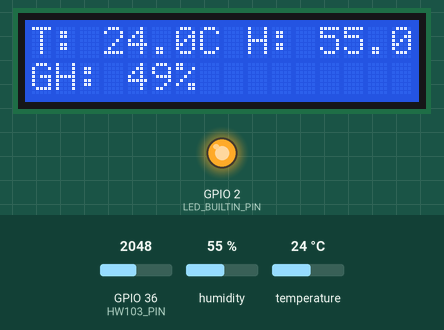
Simulated run of this program. Board: ESP32. On the bench: 16×2 character LCD, output pins drawn as LEDs (lit = HIGH). The inputs (shaded band) are chosen by the test bench; at power-on: humidity 55 %, GPIO 36 (HW103_PIN) = 2048, temperature 24 °C. WiFi joins after 1.5 s; servers stay silent unless stated; what the program prints to the serial monitor is not drawn.

Above: at 5.7 s.
5.8 s: humidity set to 22 %
At 10.3 s:
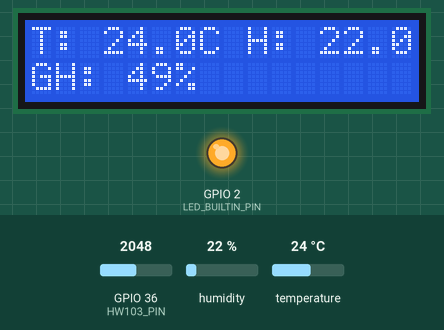
11.4 s: GPIO 36 (HW103_PIN) set to 2866
At 15.2 s:
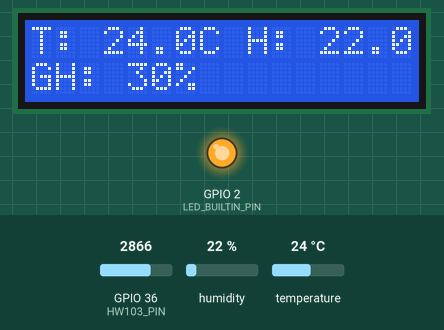
17.0 s: temperature set to 12 °C
At 20.0 s:
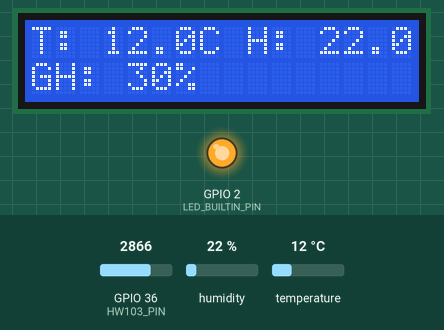
22.6 s: GPIO 36 (HW103_PIN) set to 3603
At 26.1 s:
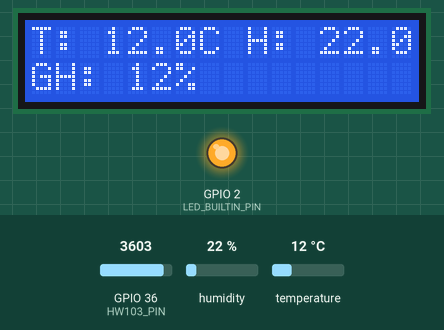
28.2 s: humidity set to 40 %
At 31.0 s:
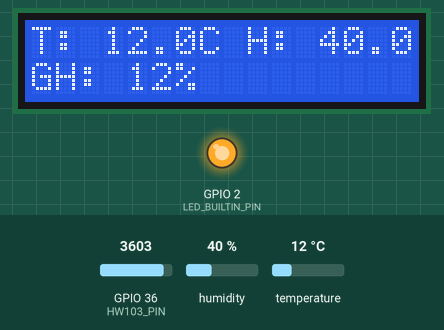
33.8 s: GPIO 36 (HW103_PIN) set to 4095
At 35.8 s:
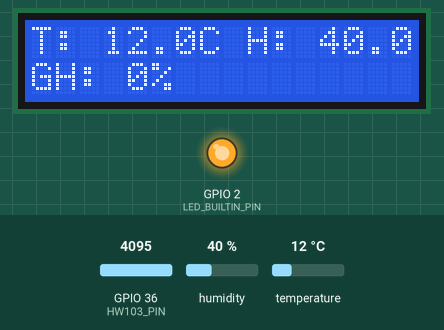
Timing chart, 0 to 37.3 s (numbered marks = the images above; inputs shaded):
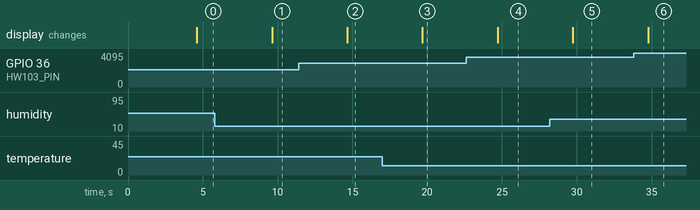

The program:

main.cpp
```cpp
#include <main.h>

void setup() {
  while (!Serial) {
    Serial.begin(BAUD_RATE);
  }

  WiFi.mode(WIFI_STA);  // explicitly set mode, esp defaults to STA+AP

  dht.begin();
  pinMode(LED_BUILTIN_PIN, OUTPUT);
  digitalWrite(LED_BUILTIN_PIN, HIGH);

  pinMode(HW103_PIN, INPUT_PULLDOWN);

  lcd.begin(16, 2);
  lcd.setCursor(0, 0);
  lcd.print("Bienvenido");
  lcd.setCursor(0, 1);
  lcd.print("a Ecovermic!");
  delay(3000);

  wm.setWebServerCallback([]() {
    lcd.clear();
    lcd.setCursor(0, 0);
    lcd.print("Conectate a Ecovermic");
    lcd.setCursor(0, 1);
    lcd.print("para configurar WiFi");
  });

  wm.setAPCallback([](WiFiManager *myWiFiManager) {
    lcd.clear();
    lcd.setCursor(0, 0);
    lcd.print("Conectado a WiFi");
    lcd.setCursor(0, 1);
    lcd.print("SSID: ");
    lcd.print(myWiFiManager->getConfigPortalSSID());
  });

  wm.setSaveConfigCallback([]() {
    lcd.clear();
    lcd.setCursor(0, 0);
    lcd.print("Guardando WiFi");
    lcd.setCursor(0, 1);
    lcd.print("y reiniciando...");
  });

  wm.autoConnect("ECOVERMIC");
}

void loop() {
  float    humidity       = dht.readHumidity();
  float    temperature    = dht.readTemperature();
  uint16_t groundHumidity = map(analogRead(HW103_PIN), 4095, 0, 0, 100);

  if (isnan(humidity) || isnan(temperature)) {
    Serial.println("Failed to read from DHT sensor!");
    return;
  }

  Serial.print("Humidity: ");
  Serial.print(humidity);
  Serial.println(" %\t");
  Serial.print("Temperature: ");
  Serial.print(temperature);
  Serial.println(" ºC");
  Serial.print("Ground Humidity: ");
  Serial.print(groundHumidity);
  Serial.println(" %");

  lcd.clear();
  lcd.setCursor(0, 0);
  lcd.printf("T: %.1fC H: %.1f%%", temperature, humidity);
  lcd.setCursor(0, 1);
  lcd.printf("GH: %d%%", groundHumidity);

  delay(1000 * 5);  // 5 seconds
}
```

main.h
```cpp
#ifndef MAIN_H
#define MAIN_H

#include <Arduino.h>
#include <DHT.h>
#include <LiquidCrystal.h>
#include <WiFiManager.h>

WiFiManager wm;

constexpr unsigned long BAUD_RATE = 115200;

constexpr uint8_t DHT_PIN         = GPIO_NUM_15;
constexpr uint8_t LED_BUILTIN_PIN = GPIO_NUM_2;
constexpr uint8_t DHT_TYPE        = DHT11;
constexpr uint8_t HW103_PIN       = GPIO_NUM_36;

DHT           dht(DHT_PIN, DHT_TYPE);
LiquidCrystal lcd(14, 27, 26, 25, 33, 32);

#endif
```

Measured:
- after the input at 5.8 s, the display: changes after 3.8 s (image 1)
- after the input at 11.4 s, the display: changes after 3.3 s (image 2)
- after the input at 17.0 s, the display: changes after 2.7 s (image 3)
- after the input at 22.6 s, the display: changes after 2.1 s (image 4)
- after the input at 28.2 s, the display: changes after 1.5 s (image 5)
- after the input at 33.8 s, the display: changes after 0.97 s (image 6)
